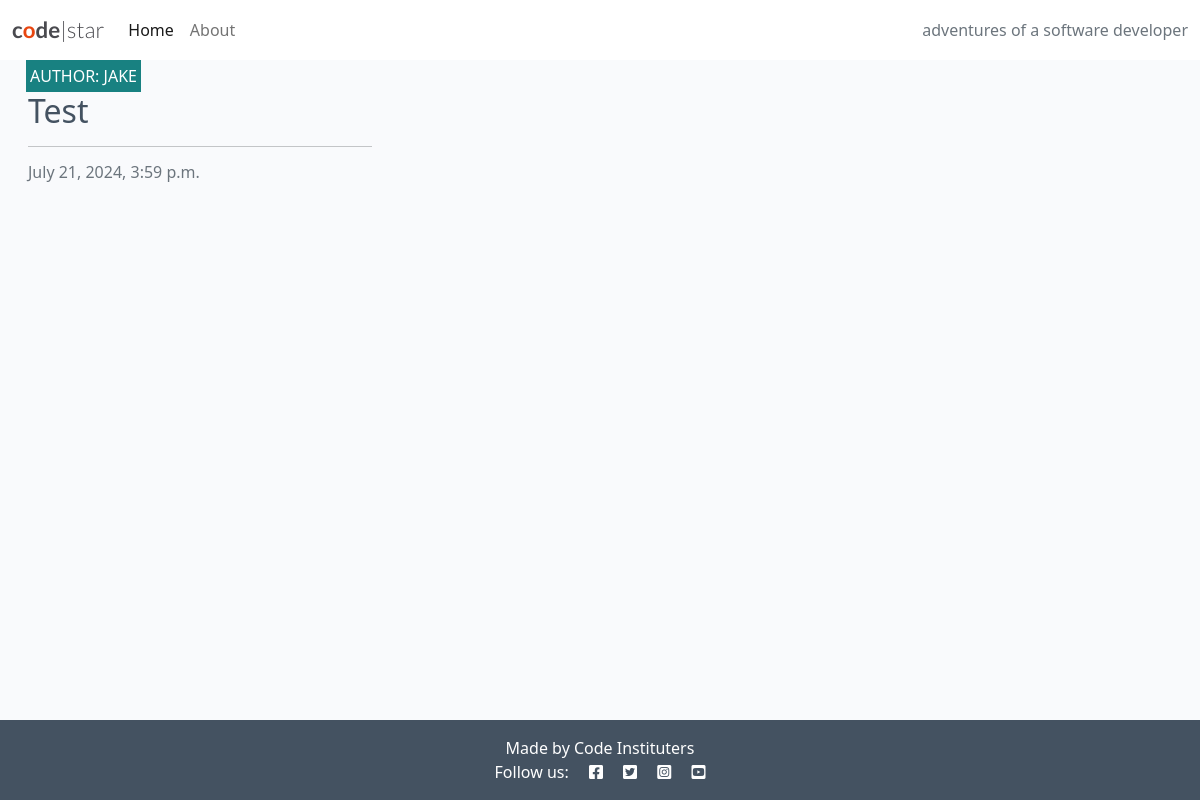
/, run on an earlier commit of the app's database.
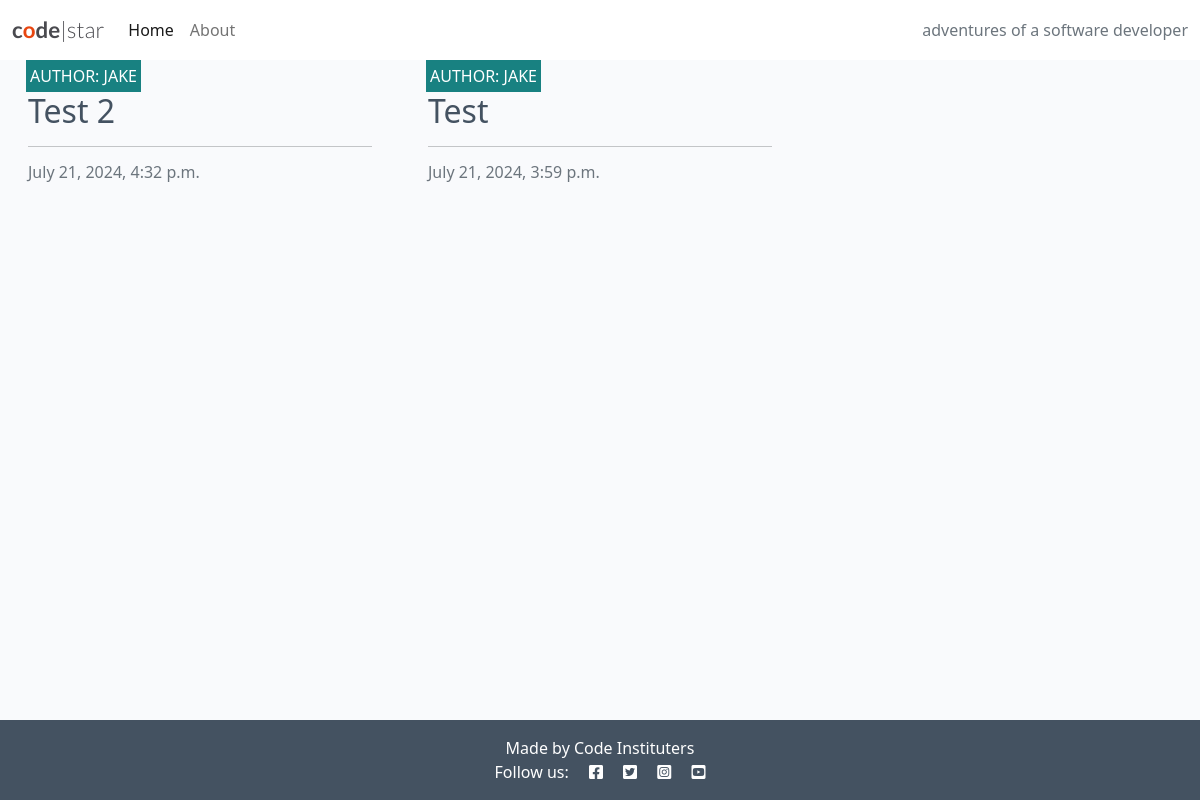
And on a later commit of the database.
### blog/models.py (models this page shows, shortened)
class Post(models.Model):
    title = models.CharField(max_length=200, unique=True)
    slug = models.SlugField(max_length=200, unique=True)
    author = models.ForeignKey(
    User, on_delete=models.CASCADE, related_name="blog_posts"
)
    content = models.TextField()
    created_on = models.DateTimeField(auto_now_add=True)
    status = models.IntegerField(choices=STATUS, default=0)
    class Meta:
        ordering = ["-created_on"]

### blog/views.py (the view)
# urls.py: path("", views.PostList.as_view(), name='home'),
class PostList(generic.ListView):
    queryset = Post.objects.filter(status=1)
    template_name = "blog/index.html"
    paginate_by = 6

### blog/templates/blog/index.html (shortened to what this page needs)
{% extends "base.html" %}
{% block content %}
<div class="container-fluid">
    <div class="row">
        <div class="col-12 mt-3 left">
            <div class="row">
                {% for post in post_list %}
                <div class="col-md-4">
                    <div class="card mb-4">
                        <div class="card-body">
                            <div class="image-container">
                                <div class="image-flash">
                                    <p class="author">Author: {{ post.author }}</p>
                                </div>
                            </div>
                            <a href="{% url 'post_detail' post.slug %}" class="post-link">
                                <h2 class="card-title">{{ post.title }}</h2>
                            </a>
                            <hr />
                            <p class="card-text text-muted h6">{{ post.created_on}}
                            </p>
                        </div>
                    </div>
                </div>
                {% endfor %}
            </div>
        </div>
    </div>
</div>
{% endblock %}

What changed in the data, as far as the page shows it:
added Post: author "JAKE", title "Test 2", created_on "July 21, 2024, 4:32 p.m."
